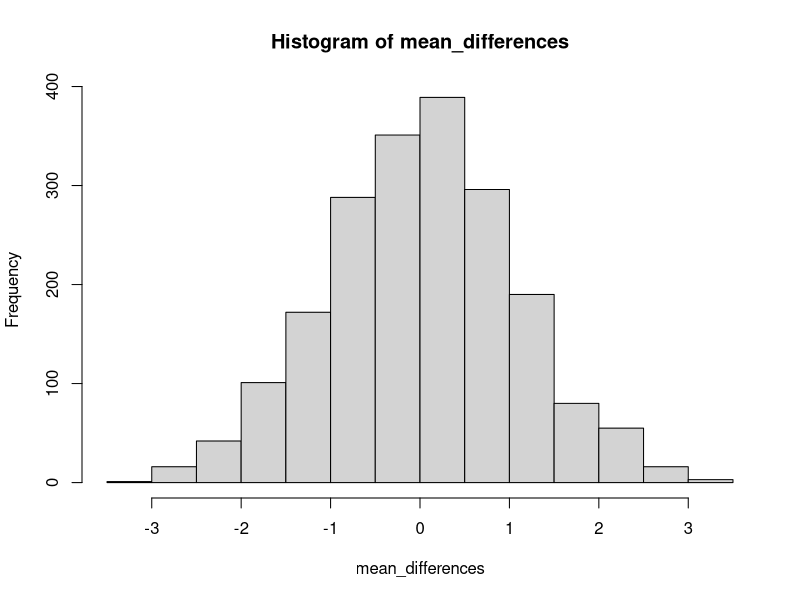

Here is the R script that generated this plot: (Note: this script raises an error after producing the figure.)
#Lab 6 Questions
library(here)

#Question 1
library(palmerpenguins)
penguins<- penguins
sx = (penguins$bill_depth_mm)

sse_mean= function(sx)
{
  n = length(sx) - sum(is.na(sx))
  standard_dev = sd(sx, na.rm= TRUE)
  
  return(standard_dev/sqrt(n))
}
sse_mean(penguins$bill_depth_mm)
sse_mean(penguins$body_mass_g)
sse_mean(mtcars$mpg)

#Question 2
dat_pen = subset(penguins, species != "Gentoo")
dat_pen = droplevels(subset(penguins, species != "Gentoo"))
two_group_resample = function(x, n_1, n_2) 
{
  
  dat_1 = sample(x, n_1, replace = TRUE)
  dat_2 = sample(x, n_2, replace = TRUE)
  
  return(mean(dat_1, na.rm = TRUE) - mean(dat_2, na.rm = TRUE))
}
set.seed(54321)
two_group_resample(dat_pen$flipper_length_mm, 68, 152)

#Question 3
#histogram of resampled differences of means

#Question 4
n = 2000
mean_differences = c()
for (i in 1:n)
{
  mean_differences = c(
    mean_differences,
    two_group_resample(dat_pen$flipper_length_mm, 68, 152)
  )
}
hist(mean_differences)

sum(abs(mean_differences) >= diff_observed)

sum(abs(mean_differences) >= 5.8)

#Question 5- answer= 1 in 10 million simulations

#Question 6
sx = (penguins$bill_depth_mm)
#is.na gives you a binary (T,F) for if it's a number or na, then I added those up and got 2
#n = length(penguins$bill_depth_mm) - sum(is.na(penguins$bill_depth_mm))

sse_mean= function(sx)
{
  n = length(sx) - sum(is.na(sx))
  standard_dev = sd(sx, na.rm= TRUE)
  
  return(standard_dev/sqrt(n))
}
sse_mean(penguins$bill_depth_mm)

#boxplots
boxplot(bill_depth_mm ~ species, data = penguins)

dat_pen = subset(penguins, species != "Gentoo")
boxplot(bill_depth_mm ~ species, data = dat_pen)

#droplevels
png(filename = "boxplot bill depth.png")
dat_pen = droplevels(subset(penguins, species != "Gentoo"))
{
  boxplot(bill_depth_mm ~ species, data = dat_pen, 
          main = "Bill Depth of Adelie and Chinstrap Penguins",
          ylab = "bill depth (mm)")
}

dev.off()

#aggregate()
agg_means = aggregate(bill_depth_mm ~ species,
                      data= dat_pen,
                      FUN= mean,
                      na.rm = TRUE)
diff_crit = diff(agg_means[,2])

agg_means
diff_crit

sum(abs(mean_differences) >= diff_crit)

#t-test:Adelie and Chinstrap Penguins
t.test(dat_pen$bill_depth_mm ~ dat_pen$species)

n = 1000
mean_differences = c()
for (i in 1:n)
{
  mean_differences = c(
    mean_differences,
    two_group_resample(dat_pen$bill_depth_mm, 68, 152)
  )
}
hist(mean_differences)

#Question 7 bill_length
dev.off()
sx = (penguins$bill_length_mm)

sse_mean(penguins$bill_length_mm)


dat_pen = droplevels(subset(penguins, species != "Gentoo"))
{

  boxplot(bill_length_mm ~ species, data = dat_pen)#histogram with only Adelie and Chinstap
}

agg_means = aggregate(bill_length_mm ~ species,
                      data= dat_pen,
                      FUN= mean,
                      na.rm = TRUE)
diff_crit = diff(agg_means[,2])

agg_means
diff_crit
sum(abs(mean_differences) >= diff_observed)

#t.test
t.test(dat_pen$bill_length_mm ~ dat_pen$species)

#resample 1000 times
n = 1000
mean_differences = c()
for (i in 1:n)
{
  mean_differences = c(
    mean_differences,
    two_group_resample(dat_pen$bill_length_mm, 68, 152)
  )
}
hist(mean_differences)

#Question 8

sx = (penguins$body_mass_g)

sse_mean(penguins$body_mass_g)

dat_pen = droplevels(subset(penguins, species != "Gentoo"))
{
  
  boxplot(body_mass_g ~ species, data = dat_pen)#histogram with only Adelie and Chinstap
}

agg_means = aggregate(body_mass_g ~ species,
                      data= dat_pen,
                      FUN= mean,
                      na.rm = TRUE)
diff_crit = diff(agg_means[,2])

agg_means
diff_crit

t.test(dat_pen$body_mass_g ~ dat_pen$species)

n = 1000
mean_differences = c()
for (i in 1:n)
{
  mean_differences = c(
    mean_differences,
    two_group_resample(dat_pen$body_mass_g, 68, 152)
  )
}

sum(abs(mean_differences) >= diff_crit)

png(filename = "Histogram body mass.png")
hist(mean_differences,
     main = "Mean Differences in Body Mass of Adelie and Chinstrap Penguins, n = 1000",
     xlab = "mean differences")

dev.off()

sum(abs(mean_differences) >= diff_crit)


